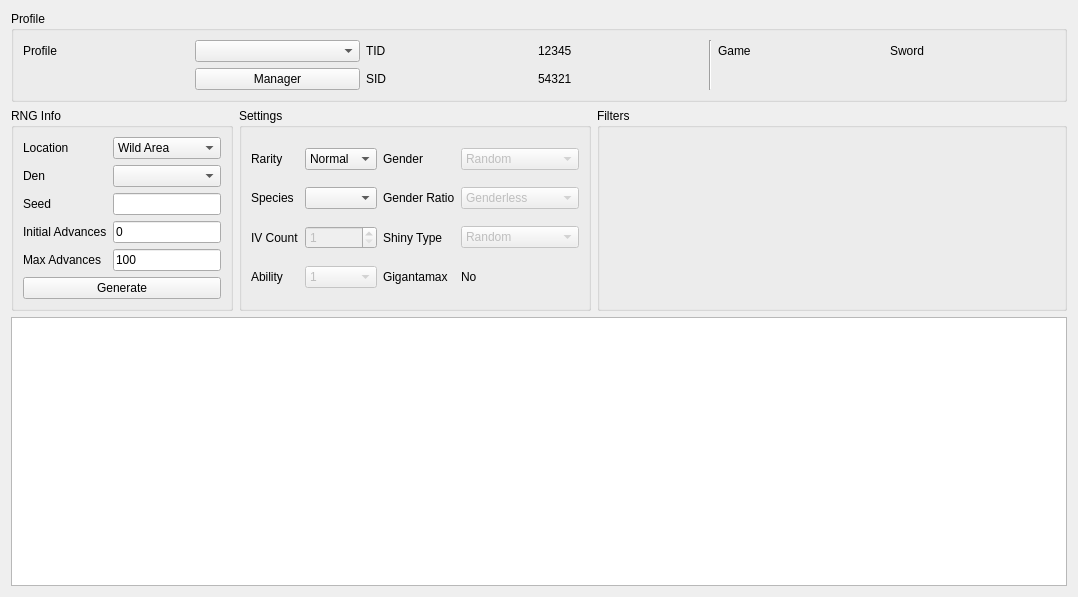
<?xml version="1.0" encoding="UTF-8"?>
<ui version="4.0">
 <class>Raids</class>
 <widget class="QWidget" name="Raids">
  <property name="geometry">
   <rect>
    <x>0</x>
    <y>0</y>
    <width>1078</width>
    <height>597</height>
   </rect>
  </property>
  <property name="windowTitle">
   <string>Gen 8 Raids</string>
  </property>
  <layout class="QGridLayout" name="gridLayout_2">
   <item row="1" column="0">
    <widget class="QGroupBox" name="groupBoxRaidsRNGInfo">
     <property name="sizePolicy">
      <sizepolicy hsizetype="Preferred" vsizetype="Preferred">
       <horstretch>1</horstretch>
       <verstretch>0</verstretch>
      </sizepolicy>
     </property>
     <property name="title">
      <string>RNG Info</string>
     </property>
     <layout class="QGridLayout" name="gridLayout_3">
      <item row="0" column="0">
       <widget class="QLabel" name="labelLocation">
        <property name="text">
         <string>Location</string>
        </property>
       </widget>
      </item>
      <item row="0" column="1">
       <widget class="QComboBox" name="comboBoxLocation">
        <item>
         <property name="text">
          <string>Wild Area</string>
         </property>
        </item>
        <item>
         <property name="text">
          <string>Isle of Armor</string>
         </property>
        </item>
        <item>
         <property name="text">
          <string>Crown Tundra</string>
         </property>
        </item>
       </widget>
      </item>
      <item row="1" column="0">
       <widget class="QLabel" name="labelDen">
        <property name="sizePolicy">
         <sizepolicy hsizetype="Fixed" vsizetype="Preferred">
          <horstretch>0</horstretch>
          <verstretch>0</verstretch>
         </sizepolicy>
        </property>
        <property name="text">
         <string>Den</string>
        </property>
       </widget>
      </item>
      <item row="1" column="1">
       <widget class="QComboBox" name="comboBoxDen"/>
      </item>
      <item row="2" column="0">
       <widget class="QLabel" name="labelSeed">
        <property name="sizePolicy">
         <sizepolicy hsizetype="Fixed" vsizetype="Preferred">
          <horstretch>0</horstretch>
          <verstretch>0</verstretch>
         </sizepolicy>
        </property>
        <property name="text">
         <string>Seed</string>
        </property>
       </widget>
      </item>
      <item row="2" column="1">
       <widget class="TextBox" name="textBoxSeed"/>
      </item>
      <item row="3" column="0">
       <widget class="QLabel" name="labelInitialAdvances">
        <property name="sizePolicy">
         <sizepolicy hsizetype="Fixed" vsizetype="Preferred">
          <horstretch>0</horstretch>
          <verstretch>0</verstretch>
         </sizepolicy>
        </property>
        <property name="text">
         <string>Initial Advances</string>
        </property>
       </widget>
      </item>
      <item row="3" column="1">
       <widget class="TextBox" name="textBoxInitialAdvances">
        <property name="text">
         <string notr="true">0</string>
        </property>
       </widget>
      </item>
      <item row="4" column="0">
       <widget class="QLabel" name="labelMaxAdvances">
        <property name="sizePolicy">
         <sizepolicy hsizetype="Fixed" vsizetype="Preferred">
          <horstretch>0</horstretch>
          <verstretch>0</verstretch>
         </sizepolicy>
        </property>
        <property name="text">
         <string>Max Advances</string>
        </property>
       </widget>
      </item>
      <item row="4" column="1">
       <widget class="TextBox" name="textBoxMaxAdvances">
        <property name="text">
         <string notr="true">100</string>
        </property>
       </widget>
      </item>
      <item row="5" column="0" colspan="2">
       <widget class="QPushButton" name="pushButtonGenerate">
        <property name="text">
         <string>Generate</string>
        </property>
       </widget>
      </item>
     </layout>
    </widget>
   </item>
   <item row="1" column="1">
    <widget class="QGroupBox" name="groupBoxRaidsSettings">
     <property name="sizePolicy">
      <sizepolicy hsizetype="Preferred" vsizetype="Preferred">
       <horstretch>1</horstretch>
       <verstretch>0</verstretch>
      </sizepolicy>
     </property>
     <property name="title">
      <string>Settings</string>
     </property>
     <layout class="QGridLayout" name="gridLayout">
      <item row="0" column="0">
       <widget class="QLabel" name="labelRarity">
        <property name="sizePolicy">
         <sizepolicy hsizetype="Fixed" vsizetype="Preferred">
          <horstretch>0</horstretch>
          <verstretch>0</verstretch>
         </sizepolicy>
        </property>
        <property name="text">
         <string>Rarity</string>
        </property>
       </widget>
      </item>
      <item row="0" column="1">
       <widget class="QComboBox" name="comboBoxRarity">
        <item>
         <property name="text">
          <string>Normal</string>
         </property>
        </item>
        <item>
         <property name="text">
          <string>Rare</string>
         </property>
        </item>
       </widget>
      </item>
      <item row="0" column="2">
       <widget class="QLabel" name="labelGenderType">
        <property name="sizePolicy">
         <sizepolicy hsizetype="Fixed" vsizetype="Preferred">
          <horstretch>0</horstretch>
          <verstretch>0</verstretch>
         </sizepolicy>
        </property>
        <property name="text">
         <string>Gender</string>
        </property>
       </widget>
      </item>
      <item row="0" column="3">
       <widget class="QComboBox" name="comboBoxGenderType">
        <property name="enabled">
         <bool>false</bool>
        </property>
        <item>
         <property name="text">
          <string>Random</string>
         </property>
        </item>
        <item>
         <property name="text">
          <string notr="true">♂</string>
         </property>
        </item>
        <item>
         <property name="text">
          <string notr="true">♀</string>
         </property>
        </item>
        <item>
         <property name="text">
          <string>Genderless</string>
         </property>
        </item>
       </widget>
      </item>
      <item row="1" column="0">
       <widget class="QLabel" name="labelSpecies">
        <property name="sizePolicy">
         <sizepolicy hsizetype="Fixed" vsizetype="Preferred">
          <horstretch>0</horstretch>
          <verstretch>0</verstretch>
         </sizepolicy>
        </property>
        <property name="text">
         <string>Species</string>
        </property>
       </widget>
      </item>
      <item row="1" column="1">
       <widget class="QComboBox" name="comboBoxSpecies">
        <property name="enabled">
         <bool>true</bool>
        </property>
       </widget>
      </item>
      <item row="1" column="2">
       <widget class="QLabel" name="labelGenderRatio">
        <property name="sizePolicy">
         <sizepolicy hsizetype="Fixed" vsizetype="Preferred">
          <horstretch>0</horstretch>
          <verstretch>0</verstretch>
         </sizepolicy>
        </property>
        <property name="text">
         <string>Gender Ratio</string>
        </property>
       </widget>
      </item>
      <item row="1" column="3">
       <widget class="QComboBox" name="comboBoxGenderRatio">
        <property name="enabled">
         <bool>false</bool>
        </property>
        <item>
         <property name="text">
          <string>Genderless</string>
         </property>
        </item>
        <item>
         <property name="text">
          <string>Only ♂</string>
         </property>
        </item>
        <item>
         <property name="text">
          <string>Only ♀</string>
         </property>
        </item>
        <item>
         <property name="text">
          <string notr="true">12.5% ♀</string>
         </property>
        </item>
        <item>
         <property name="text">
          <string notr="true">25% ♀</string>
         </property>
        </item>
        <item>
         <property name="text">
          <string notr="true">50% ♀</string>
         </property>
        </item>
        <item>
         <property name="text">
          <string notr="true">75% ♀</string>
         </property>
        </item>
       </widget>
      </item>
      <item row="2" column="0">
       <widget class="QLabel" name="labelIVCount">
        <property name="sizePolicy">
         <sizepolicy hsizetype="Fixed" vsizetype="Preferred">
          <horstretch>0</horstretch>
          <verstretch>0</verstretch>
         </sizepolicy>
        </property>
        <property name="text">
         <string>IV Count</string>
        </property>
       </widget>
      </item>
      <item row="2" column="1">
       <widget class="QSpinBox" name="spinBoxIVCount">
        <property name="enabled">
         <bool>false</bool>
        </property>
        <property name="minimum">
         <number>1</number>
        </property>
        <property name="maximum">
         <number>6</number>
        </property>
       </widget>
      </item>
      <item row="2" column="2">
       <widget class="QLabel" name="labelShinyType">
        <property name="text">
         <string>Shiny Type</string>
        </property>
       </widget>
      </item>
      <item row="2" column="3">
       <widget class="QComboBox" name="comboBoxShinyType">
        <property name="enabled">
         <bool>false</bool>
        </property>
        <item>
         <property name="text">
          <string>Random</string>
         </property>
        </item>
        <item>
         <property name="text">
          <string>Force non-shiny</string>
         </property>
        </item>
        <item>
         <property name="text">
          <string>Force shiny</string>
         </property>
        </item>
       </widget>
      </item>
      <item row="3" column="0">
       <widget class="QLabel" name="labelAbilityType">
        <property name="sizePolicy">
         <sizepolicy hsizetype="Fixed" vsizetype="Preferred">
          <horstretch>0</horstretch>
          <verstretch>0</verstretch>
         </sizepolicy>
        </property>
        <property name="text">
         <string>Ability</string>
        </property>
       </widget>
      </item>
      <item row="3" column="1">
       <widget class="QComboBox" name="comboBoxAbilityType">
        <property name="enabled">
         <bool>false</bool>
        </property>
        <item>
         <property name="text">
          <string notr="true">1</string>
         </property>
        </item>
        <item>
         <property name="text">
          <string notr="true">2</string>
         </property>
        </item>
        <item>
         <property name="text">
          <string notr="true">H</string>
         </property>
        </item>
        <item>
         <property name="text">
          <string notr="true">1/2</string>
         </property>
        </item>
        <item>
         <property name="text">
          <string notr="true">1/2/H</string>
         </property>
        </item>
       </widget>
      </item>
      <item row="3" column="2">
       <widget class="QLabel" name="labelGigantamax">
        <property name="sizePolicy">
         <sizepolicy hsizetype="Fixed" vsizetype="Fixed">
          <horstretch>0</horstretch>
          <verstretch>0</verstretch>
         </sizepolicy>
        </property>
        <property name="text">
         <string>Gigantamax</string>
        </property>
       </widget>
      </item>
      <item row="3" column="3">
       <widget class="QLabel" name="labelGigantamaxValue">
        <property name="sizePolicy">
         <sizepolicy hsizetype="Preferred" vsizetype="Fixed">
          <horstretch>0</horstretch>
          <verstretch>0</verstretch>
         </sizepolicy>
        </property>
        <property name="text">
         <string>No</string>
        </property>
       </widget>
      </item>
     </layout>
    </widget>
   </item>
   <item row="1" column="2">
    <widget class="QGroupBox" name="groupBoxRaidsFilters">
     <property name="sizePolicy">
      <sizepolicy hsizetype="Preferred" vsizetype="Preferred">
       <horstretch>3</horstretch>
       <verstretch>0</verstretch>
      </sizepolicy>
     </property>
     <property name="title">
      <string>Filters</string>
     </property>
     <layout class="QGridLayout" name="gridLayout_19">
      <item row="0" column="0" rowspan="2">
       <widget class="Filter" name="filter" native="true"/>
      </item>
     </layout>
    </widget>
   </item>
   <item row="2" column="0" colspan="3">
    <widget class="TableView" name="tableView">
     <property name="contextMenuPolicy">
      <enum>Qt::CustomContextMenu</enum>
     </property>
     <property name="editTriggers">
      <set>QAbstractItemView::NoEditTriggers</set>
     </property>
     <property name="sortingEnabled">
      <bool>false</bool>
     </property>
     <attribute name="horizontalHeaderDefaultSectionSize">
      <number>100</number>
     </attribute>
     <attribute name="verticalHeaderVisible">
      <bool>false</bool>
     </attribute>
     <attribute name="verticalHeaderMinimumSectionSize">
      <number>20</number>
     </attribute>
     <attribute name="verticalHeaderDefaultSectionSize">
      <number>21</number>
     </attribute>
    </widget>
   </item>
   <item row="0" column="0" colspan="3">
    <widget class="QGroupBox" name="groupBoxProfile">
     <property name="title">
      <string>Profile</string>
     </property>
     <layout class="QGridLayout" name="gridLayout_5">
      <item row="1" column="3">
       <widget class="QLabel" name="labelProfileSIDValue">
        <property name="text">
         <string notr="true">54321</string>
        </property>
       </widget>
      </item>
      <item row="1" column="2">
       <widget class="QLabel" name="labelProfileSID">
        <property name="text">
         <string>SID</string>
        </property>
       </widget>
      </item>
      <item row="0" column="0">
       <widget class="QLabel" name="labelProfile">
        <property name="text">
         <string>Profile</string>
        </property>
       </widget>
      </item>
      <item row="0" column="1">
       <widget class="QComboBox" name="comboBoxProfiles"/>
      </item>
      <item row="0" column="5">
       <widget class="QLabel" name="labelProfileGame">
        <property name="text">
         <string>Game</string>
        </property>
       </widget>
      </item>
      <item row="0" column="3">
       <widget class="QLabel" name="labelProfileTIDValue">
        <property name="text">
         <string notr="true">12345</string>
        </property>
       </widget>
      </item>
      <item row="0" column="2">
       <widget class="QLabel" name="labelProfileTID">
        <property name="text">
         <string>TID</string>
        </property>
       </widget>
      </item>
      <item row="0" column="6">
       <widget class="QLabel" name="labelProfileGameValue">
        <property name="text">
         <string>Sword</string>
        </property>
       </widget>
      </item>
      <item row="1" column="1">
       <widget class="QPushButton" name="pushButtonProfileManager">
        <property name="text">
         <string>Manager</string>
        </property>
       </widget>
      </item>
      <item row="0" column="4" rowspan="2">
       <widget class="Line" name="line">
        <property name="orientation">
         <enum>Qt::Vertical</enum>
        </property>
       </widget>
      </item>
     </layout>
    </widget>
   </item>
  </layout>
 </widget>
 <customwidgets>
  <customwidget>
   <class>TextBox</class>
   <extends>QLineEdit</extends>
   <header>Forms/Controls/TextBox.hpp</header>
  </customwidget>
  <customwidget>
   <class>TableView</class>
   <extends>QTableView</extends>
   <header>Forms/Controls/TableView.hpp</header>
  </customwidget>
  <customwidget>
   <class>Filter</class>
   <extends>QWidget</extends>
   <header>Forms/Controls/Filter.hpp</header>
   <container>1</container>
  </customwidget>
 </customwidgets>
 <tabstops>
  <tabstop>comboBoxProfiles</tabstop>
  <tabstop>pushButtonProfileManager</tabstop>
  <tabstop>comboBoxLocation</tabstop>
  <tabstop>comboBoxDen</tabstop>
  <tabstop>textBoxSeed</tabstop>
  <tabstop>textBoxInitialAdvances</tabstop>
  <tabstop>textBoxMaxAdvances</tabstop>
  <tabstop>pushButtonGenerate</tabstop>
  <tabstop>comboBoxRarity</tabstop>
  <tabstop>comboBoxGenderType</tabstop>
  <tabstop>comboBoxSpecies</tabstop>
  <tabstop>comboBoxGenderRatio</tabstop>
  <tabstop>spinBoxIVCount</tabstop>
  <tabstop>comboBoxShinyType</tabstop>
  <tabstop>comboBoxAbilityType</tabstop>
  <tabstop>tableView</tabstop>
 </tabstops>
 <resources/>
 <connections/>
</ui>
